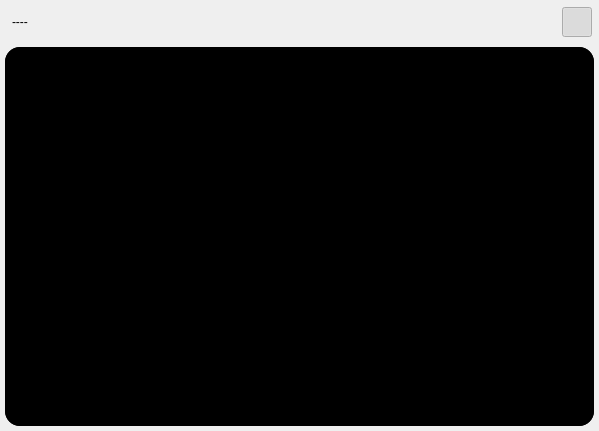
<?xml version="1.0" encoding="UTF-8"?>
<ui version="4.0">
 <class>camera</class>
 <widget class="QWidget" name="camera">
  <property name="geometry">
   <rect>
    <x>0</x>
    <y>0</y>
    <width>599</width>
    <height>431</height>
   </rect>
  </property>
  <property name="minimumSize">
   <size>
    <width>0</width>
    <height>140</height>
   </size>
  </property>
  <property name="windowTitle">
   <string>Form</string>
  </property>
  <property name="styleSheet">
   <string notr="true"/>
  </property>
  <layout class="QGridLayout" name="gridLayout">
   <property name="leftMargin">
    <number>0</number>
   </property>
   <property name="topMargin">
    <number>0</number>
   </property>
   <property name="rightMargin">
    <number>0</number>
   </property>
   <property name="bottomMargin">
    <number>0</number>
   </property>
   <property name="spacing">
    <number>0</number>
   </property>
   <item row="0" column="0">
    <widget class="QWidget" name="camera_w" native="true">
     <property name="minimumSize">
      <size>
       <width>0</width>
       <height>0</height>
      </size>
     </property>
     <property name="styleSheet">
      <string notr="true">.QWidget{
border:0px solid;
border-radius:5px;
}
.QFrame{
border-radius:0px;
}
</string>
     </property>
     <layout class="QVBoxLayout" name="verticalLayout_2" stretch="1,9">
      <property name="spacing">
       <number>0</number>
      </property>
      <property name="leftMargin">
       <number>2</number>
      </property>
      <property name="topMargin">
       <number>2</number>
      </property>
      <property name="rightMargin">
       <number>2</number>
      </property>
      <property name="bottomMargin">
       <number>2</number>
      </property>
      <item>
       <widget class="QFrame" name="frame_top">
        <property name="maximumSize">
         <size>
          <width>16777215</width>
          <height>40</height>
         </size>
        </property>
        <property name="styleSheet">
         <string notr="true"/>
        </property>
        <property name="frameShape">
         <enum>QFrame::StyledPanel</enum>
        </property>
        <property name="frameShadow">
         <enum>QFrame::Raised</enum>
        </property>
        <layout class="QHBoxLayout" name="horizontalLayout_2">
         <property name="leftMargin">
          <number>10</number>
         </property>
         <property name="topMargin">
          <number>5</number>
         </property>
         <property name="rightMargin">
          <number>5</number>
         </property>
         <property name="bottomMargin">
          <number>5</number>
         </property>
         <item>
          <widget class="QLabel" name="ID">
           <property name="minimumSize">
            <size>
             <width>120</width>
             <height>0</height>
            </size>
           </property>
           <property name="text">
            <string>----</string>
           </property>
          </widget>
         </item>
         <item>
          <spacer name="horizontalSpacer_2">
           <property name="orientation">
            <enum>Qt::Horizontal</enum>
           </property>
           <property name="sizeHint" stdset="0">
            <size>
             <width>152</width>
             <height>20</height>
            </size>
           </property>
          </spacer>
         </item>
         <item>
          <widget class="QPushButton" name="enabled_bt">
           <property name="minimumSize">
            <size>
             <width>30</width>
             <height>30</height>
            </size>
           </property>
           <property name="maximumSize">
            <size>
             <width>30</width>
             <height>16777215</height>
            </size>
           </property>
           <property name="styleSheet">
            <string notr="true">::checked{
	border-image: url(:/SVG/checked.svg);
}
:!checked{
	border-image: url(:/SVG/unchecked.svg);
}</string>
           </property>
           <property name="text">
            <string/>
           </property>
           <property name="checkable">
            <bool>true</bool>
           </property>
           <property name="checked">
            <bool>true</bool>
           </property>
          </widget>
         </item>
        </layout>
       </widget>
      </item>
      <item>
       <widget class="QFrame" name="frame_bottom">
        <property name="minimumSize">
         <size>
          <width>40</width>
          <height>22</height>
         </size>
        </property>
        <property name="styleSheet">
         <string notr="true"/>
        </property>
        <property name="frameShape">
         <enum>QFrame::StyledPanel</enum>
        </property>
        <property name="frameShadow">
         <enum>QFrame::Raised</enum>
        </property>
        <layout class="QGridLayout" name="gridLayout_3">
         <property name="leftMargin">
          <number>0</number>
         </property>
         <property name="topMargin">
          <number>5</number>
         </property>
         <property name="rightMargin">
          <number>0</number>
         </property>
         <property name="bottomMargin">
          <number>0</number>
         </property>
         <property name="spacing">
          <number>0</number>
         </property>
         <item row="0" column="0">
          <widget class="QFrame" name="frame_2">
           <property name="styleSheet">
            <string notr="true"/>
           </property>
           <layout class="QGridLayout" name="gridLayout_4">
            <property name="leftMargin">
             <number>3</number>
            </property>
            <property name="topMargin">
             <number>0</number>
            </property>
            <property name="rightMargin">
             <number>3</number>
            </property>
            <property name="bottomMargin">
             <number>3</number>
            </property>
            <item row="0" column="1">
             <widget class="QWidget" name="display" native="true">
              <property name="styleSheet">
               <string notr="true">border:0xp solid;
border-radius:15px;
background-color: rgb(0, 0, 0);</string>
              </property>
              <layout class="QGridLayout" name="gridLayout_2">
               <property name="leftMargin">
                <number>0</number>
               </property>
               <property name="topMargin">
                <number>0</number>
               </property>
               <property name="rightMargin">
                <number>0</number>
               </property>
               <property name="bottomMargin">
                <number>0</number>
               </property>
               <property name="spacing">
                <number>0</number>
               </property>
               <item row="0" column="0">
                <widget class="QLabel" name="img">
                 <property name="styleSheet">
                  <string notr="true">border:0xp solid;
border-radius:15px;</string>
                 </property>
                 <property name="text">
                  <string/>
                 </property>
                </widget>
               </item>
              </layout>
             </widget>
            </item>
           </layout>
          </widget>
         </item>
        </layout>
       </widget>
      </item>
     </layout>
    </widget>
   </item>
  </layout>
 </widget>
 <resources/>
 <connections/>
</ui>
